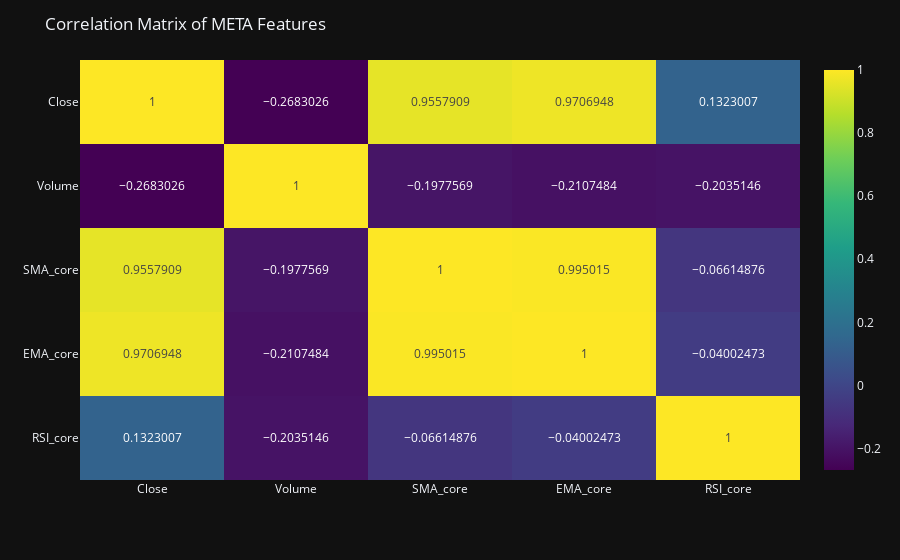

Notebook source saved alongside this figure:
### Markdown cell above
#### Now let's look at a correlation heatmap to see which indicators are most closely related to price movements for our AAPL stock.

### Code cell
corr_matrix = meta_data[['Close', 'Volume', 'SMA_core', 'EMA_core', 'RSI_core']].corr()

fig = px.imshow(corr_matrix, text_auto = True, aspect = 'auto', color_continuous_scale= 'Viridis')

fig.update_layout(title = 'Correlation Matrix of META Features', template = 'plotly_dark')
fig.show()

### Figure 1 — Plotly figure (JSON) as saved in the notebook; plotly's stock layout.template omitted (floating-point values rounded to 4 significant figures)
{"data": [{"coloraxis": "coloraxis", "hovertemplate": "x: %{x}<br>y: %{y}<br>color: %{z}<extra></extra>", "name": "0", "texttemplate": "%{z}", "type": "heatmap", "x": ["Close", "Volume", "SMA_core", "EMA_core", "RSI_core"], "xaxis": "x", "y": ["Close", "Volume", "SMA_core", "EMA_core", "RSI_core"], "yaxis": "y", "z": [[1, -0.2683, 0.9558, 0.9707, 0.1323], [-0.2683, 1, -0.1978, -0.2107, -0.2035], [0.9558, -0.1978, 1, 0.995, -0.06615], [0.9707, -0.2107, 0.995, 1, -0.04002], [0.1323, -0.2035, -0.06615, -0.04002, 1]]}], "layout": {"coloraxis": {"colorscale": [[0, "#440154"], [0.1111, "#482878"], [0.2222, "#3e4989"], [0.3333, "#31688e"], [0.4444, "#26828e"], [0.5556, "#1f9e89"], [0.6667, "#35b779"], [0.7778, "#6ece58"], [0.8889, "#b5de2b"], [1, "#fde725"]]}, "margin": {"t": 60}, "title": {"text": "Correlation Matrix of META Features"}, "xaxis": {"anchor": "y", "domain": [0, 1]}, "yaxis": {"anchor": "x", "autorange": "reversed", "domain": [0, 1]}}}
